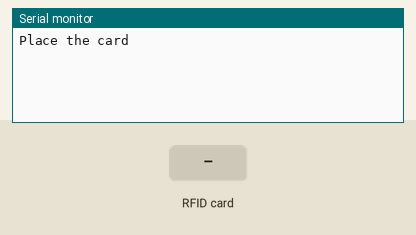
Simulated run of this sketch. Board: Arduino Uno, built with avr-gcc and run on an emulated ATmega328P. Parts: the last lines printed to the serial monitor. The test bench sets the inputs (shaded band).

Above: at 1.2 s.
1.3 s: RFID card 1D EA B8 09 held to the reader
At 3.2 s:
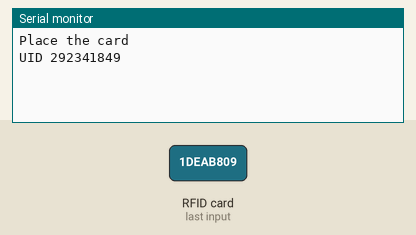
3.8 s: RFID card 5E 7A 19 C4 held to the reader
At 5.5 s:
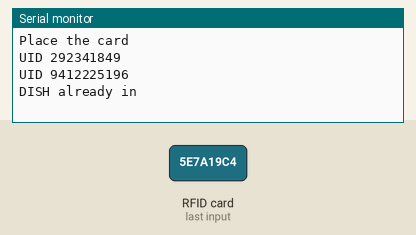

The sketch:

rfid_Spi_2tagdec17a.ino
```cpp
//compare two id that already existing , new one

#include <SPI.h>
#include <MFRC522.h>
int rs = 17;
int ss = 10;
MFRC522 rf(ss, rs);
//void PCD_Init(byte chipSelectPin, byte resetPowerDownPin);


void setup() {
  Serial.begin(9600);
  SPI.begin();
  rf.PCD_Init();
}

void loop() {

  //new card 	virtual bool PICC_IsNewCardPresent();
  int dish[] ={0x1D, 0xEA, 0xB8, 0x9 };//1222171137


  if (!rf.PICC_IsNewCardPresent()) { Serial.println("Place the card ");}
    //is new card or not
    if (rf.PICC_ReadCardSerial()) {
      //good to read the addr but not matching ?

      //Serial.println(rf.uid.size);
      Serial.print("UID ");

      for (int i = 0; i < rf.uid.size; i++) {
        Serial.print(rf.uid.uidByte[i]);  // int old[]=rf.uid.uidByte[i];
      }
      Serial.println(" ");

    }
bool flag=true;
for (int i = 0; i < rf.uid.size; i++) {
        if (dish[i] != rf.uid.uidByte[i]) {
          //Serial.print("already-dish");
          flag=false;
          break;
        }
      }
if(!flag){
  Serial.println("DISH already in");

}

rf.PICC_HaltA();
rf.PCD_StopCrypto1();
delay(2000);
}
```

Measured:
- after the input at 1.3 s, the serial monitor: prints a new line after 0.78 s (image 1)
- after the input at 3.8 s, the serial monitor: prints a new line after 0.29 s (image 2)
